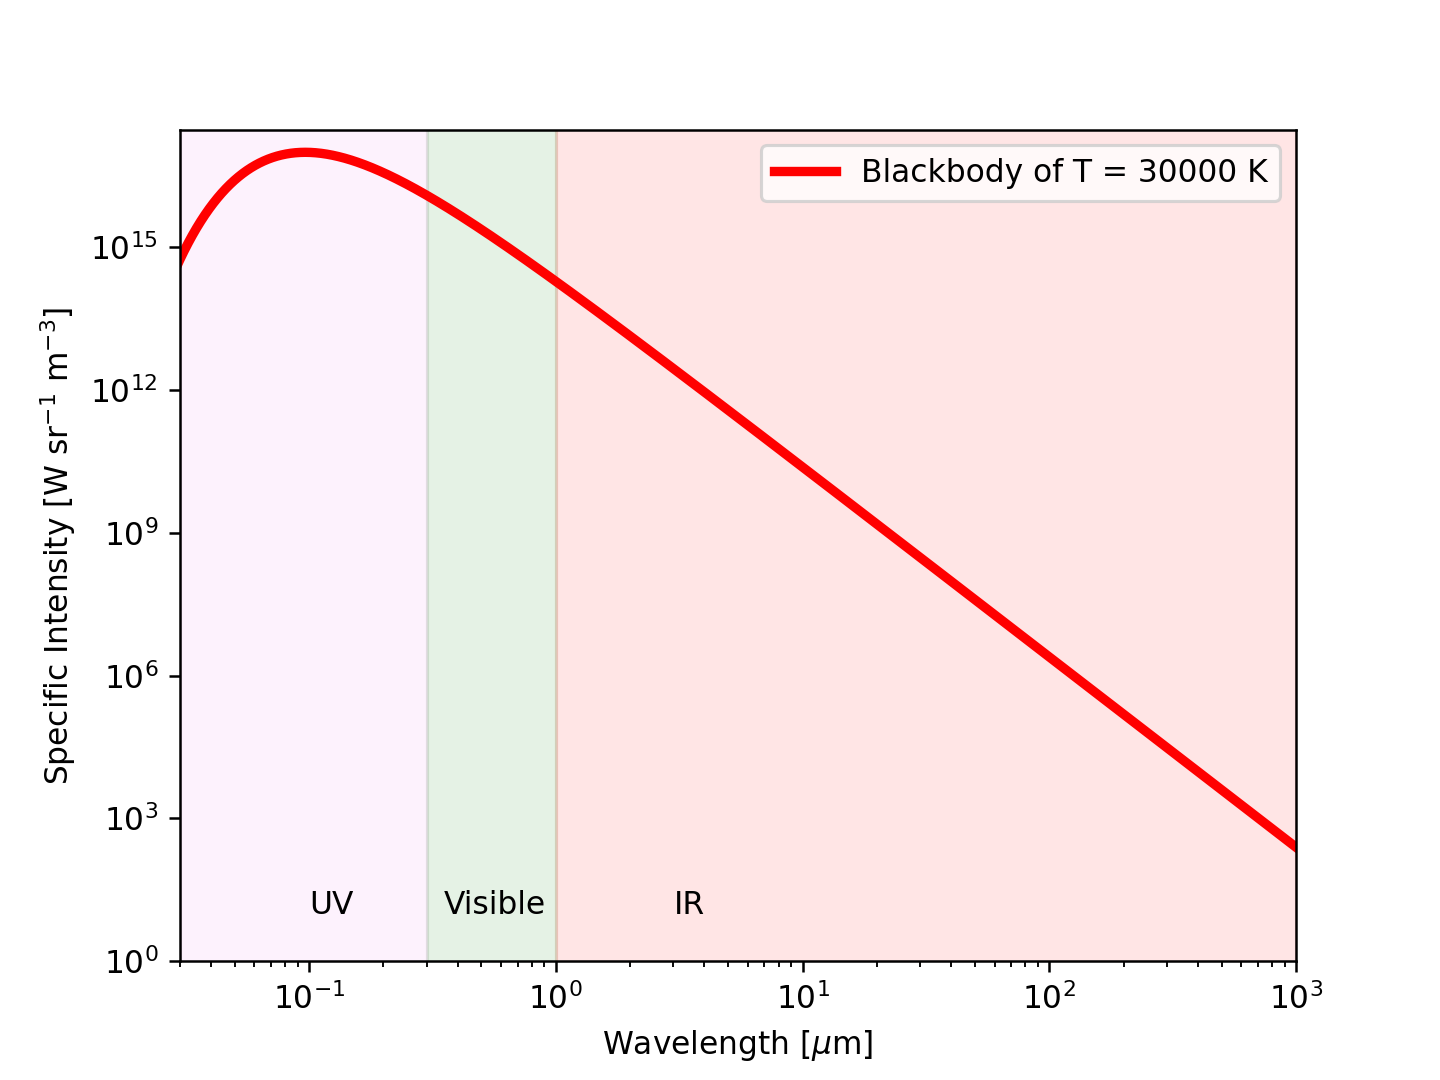

Here is the Python script that generated this plot:
#!/usr/pkg/bin/python3.9

#
# Time-stamp: <2022/11/13 09:01:11 (CST) daisuke>
#

# importing numpy module
import numpy

# importing scipy module
import scipy.constants

# importing matplotlib module
import matplotlib.figure
import matplotlib.backends.backend_agg

# output file name
file_output = 'ai202209_s09_00_10.png'

#
# function to calculate blackbody curve
#
def bb_lambda (wavelength, T):
    # speed of light
    c = scipy.constants.physical_constants['speed of light in vacuum']

    # Planck constant
    h = scipy.constants.physical_constants['Planck constant']

    # Boltzmann constant
    k = scipy.constants.physical_constants['Boltzmann constant']

    # calculation of Planck function
    blackbody = 2.0 * h[0] * c[0]**2 / wavelength**5 \
        / (numpy.exp (h[0] * c[0] / (wavelength * k[0] * T) ) - 1.0 )

    # returning blackbody curve
    return (blackbody)

# temperature of blackbody
T = 30000.0

# printing temperature of blackbody
print (f'Temperature:')
print (f'  T = {T} K')

# range of wavelength (from 10**-8 m = 10 nm to 10**-3 m = 1 mm)
wavelength_min = -8.0
wavelength_max = -3.0

# wavelength in metre
wavelength = numpy.logspace (wavelength_min, wavelength_max, num=5001)

# T = 30000 K blackbody spectrum
bb_30000 = bb_lambda (wavelength, T)

# printing Planck function
print (f'Wavelength:')
print (f'{wavelength}')
print (f'Planck function:')
print (f'{bb_30000}')

# making objects "fig", "canvas", and "ax"
fig    = matplotlib.figure.Figure ()
canvas = matplotlib.backends.backend_agg.FigureCanvasAgg (fig)
ax     = fig.add_subplot (111)

# labels
ax.set_xlabel ('Wavelength [$\mu$m]')
ax.set_ylabel ('Specific Intensity [W sr$^{-1}$ m$^{-3}$]')

# axes
ax.set_xscale ('log')
ax.set_yscale ('log')
ax.set_xlim (0.03, 1000.0)
ax.set_ylim (10**0, bb_30000.max () * 3)

# showing UV region
ax.fill_between ([0.03, 0.3], 10**-2, 10**18, color='violet', alpha=0.1)
ax.text (x=0.1, y=10**1, s='UV')

# showing visible region
ax.fill_between ([0.3, 1.0], 10**-2, 10**18, color='green', alpha=0.1)
ax.text (x=0.35, y=10**1, s='Visible')

# showing IR region
ax.fill_between ([1.0, 1000.0], 10**-2, 10**18, color='red', alpha=0.1)
ax.text (x=3.0, y=10**1, s='IR')

# plotting data
ax.plot (wavelength * 10**6, bb_30000, linestyle='-', color='r', \
         linewidth=3, label='Blackbody of T = 30000 K')
ax.legend ()

# saving the plot into a file
fig.savefig (file_output, dpi=225)
